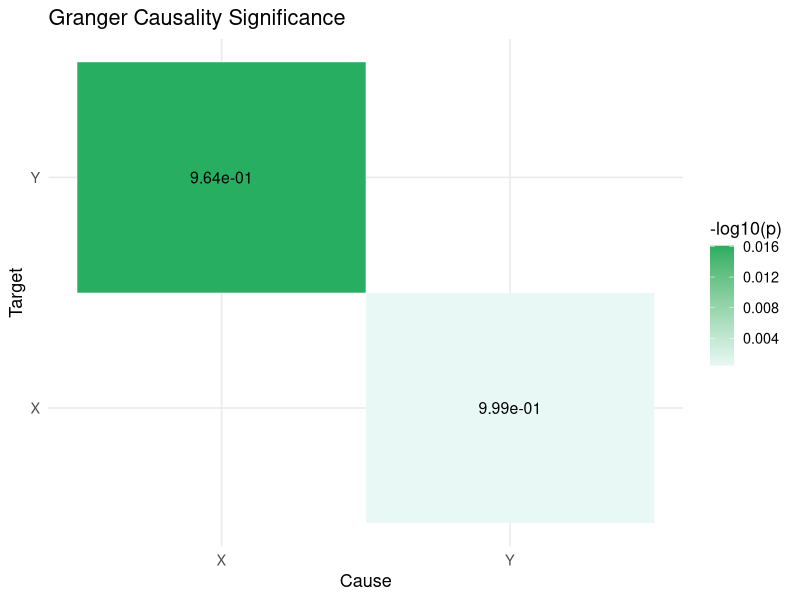

Write R code to recreate this figure.
################################################################################
####################### GRANGER CAUSALITY NETWORK INFERENCE ####################
################################################################################

# ============================================================
# Working Directory
# ============================================================

setwd('/Users/gio/Desktop/My Dissertation/Dissertation Focus/Main Version/1_Basic_Net_Raw/Simple_Network_4')

# ============================================================
# Required Libraries
# ============================================================

library(dplyr)
library(lmtest)
library(tseries)
library(ggplot2)
library(tidyr)

################################################################################
################################################################################

# ============================================================
# ADF Stationarity Check
# ============================================================

check_stationarity <- function(df, time_col){
  
  vars <- setdiff(names(df), time_col)
  df_out <- df
  
  non_stationary <- FALSE
  
  for(v in vars){
    
    test <- adf.test(df[[v]])
    
    cat("\nADF test for", v, "\n")
    print(test)
    
    if(test$p.value > 0.05){
      non_stationary <- TRUE
    }
    
  }
  
  if(non_stationary){
    
    cat("\n⚠ At least one variable is non-stationary → applying FIRST DIFFERENCE TO ALL VARIABLES\n")
    
    for(v in vars){
      df_out[[v]] <- c(NA, diff(df[[v]]))
    }
    
  }
  
  df_out <- na.omit(df_out)
  
  return(df_out)
}

################################################################################
################################################################################

# ============================================================
# Pairwise Granger Causality Inference
# ============================================================

infer_granger_network <- function(df, time_col,
                                  max_lag = 1,
                                  p_threshold = 0.05,
                                  collinearity_threshold = 0.999){
  
  vars <- setdiff(names(df), time_col)
  data_mat <- df[, vars]
  
  start_time <- Sys.time()
  
  edges <- data.frame()
  
  p_matrix <- matrix(
    NA,
    nrow = length(vars),
    ncol = length(vars),
    dimnames = list(vars, vars)
  )
  
  for(cause in vars){
    for(target in vars){
      
      if(cause == target) next
      
      # ------------------------------------------------------
      # 🔥 NEW: Skip near-perfect collinearity
      # ------------------------------------------------------
      corr_val <- cor(data_mat[[cause]], data_mat[[target]])
      
      if(!is.na(corr_val) && abs(corr_val) > collinearity_threshold){
        message("⚠ Skipping ", cause, " → ", target, " (collinearity: ", round(corr_val,4), ")")
        next
      }
      
      # ------------------------------------------------------
      # Run Granger test safely
      # ------------------------------------------------------
      test <- tryCatch(
        grangertest(
          data_mat[[target]] ~ data_mat[[cause]],
          order = max_lag
        ),
        error = function(e){
          message("⚠ Error for ", cause, " → ", target, ": ", e$message)
          return(NULL)
        }
      )
      
      if(is.null(test)) next
      
      p_value <- test$`Pr(>F)`[2]
      
      p_matrix[cause, target] <- p_value
      
      if(!is.na(p_value) && p_value < p_threshold){
        
        edges <- rbind(
          edges,
          data.frame(
            Cause = cause,
            Effect = target,
            p_value = p_value,
            Strength = -log10(max(p_value,1e-16))
          )
        )
        
      }
      
    }
  }
  
  end_time <- Sys.time()
  
  runtime_seconds <- as.numeric(
    difftime(end_time,start_time,units="secs")
  )
  
  message(
    "⏱ Granger causality runtime: ",
    round(runtime_seconds,4),
    " seconds"
  )
  
  return(list(
    edges = edges,
    runtime = runtime_seconds,
    p_matrix = p_matrix
  ))
}

################################################################################
################################################################################

# ============================================================
# Granger Heatmap
# ============================================================

plot_granger_heatmap <- function(p_matrix){
  
  heatmap_df <- as.data.frame(p_matrix) %>%
    tibble::rownames_to_column("Cause") %>%
    pivot_longer(
      -Cause,
      names_to = "Target",
      values_to = "p_value"
    ) %>%
    filter(!is.na(p_value))
  
  ggplot(
    heatmap_df,
    aes(Cause, Target, fill = -log10(p_value))
  ) +
    geom_tile(color="white") +
    geom_text(
      aes(label=sprintf("%.2e",p_value)),
      size=4
    ) +
    scale_fill_gradient(
      low = "#e8f8f5",
      high = "#27ae60",
      name = "-log10(p)"
    ) +
    labs(
      title="Granger Causality Significance",
      x="Cause",
      y="Target"
    ) +
    theme_minimal(base_size=13)
}

################################################################################
################################################################################

# ============================================================
# Load Dataset
# ============================================================

sim_df <- read.csv("Simple_Network_4.csv") %>%
  na.omit()

time_col <- names(sim_df)[1]

################################################################################
################################################################################

# ============================================================
# Stationarity Check
# ============================================================

sim_df_stationary <- check_stationarity(sim_df, time_col)

################################################################################
################################################################################

# ============================================================
# Run Granger Causality
# ============================================================

granger_res <- infer_granger_network(
  df = sim_df_stationary,
  time_col = time_col,
  max_lag = 4
)

granger_edges <- granger_res$edges

print(granger_edges)

################################################################################
################################################################################

# ============================================================
# Plot Heatmap
# ============================================================

plot_granger_heatmap(granger_res$p_matrix)

################################################################################
############################### ~ END ~ ########################################
################################################################################
